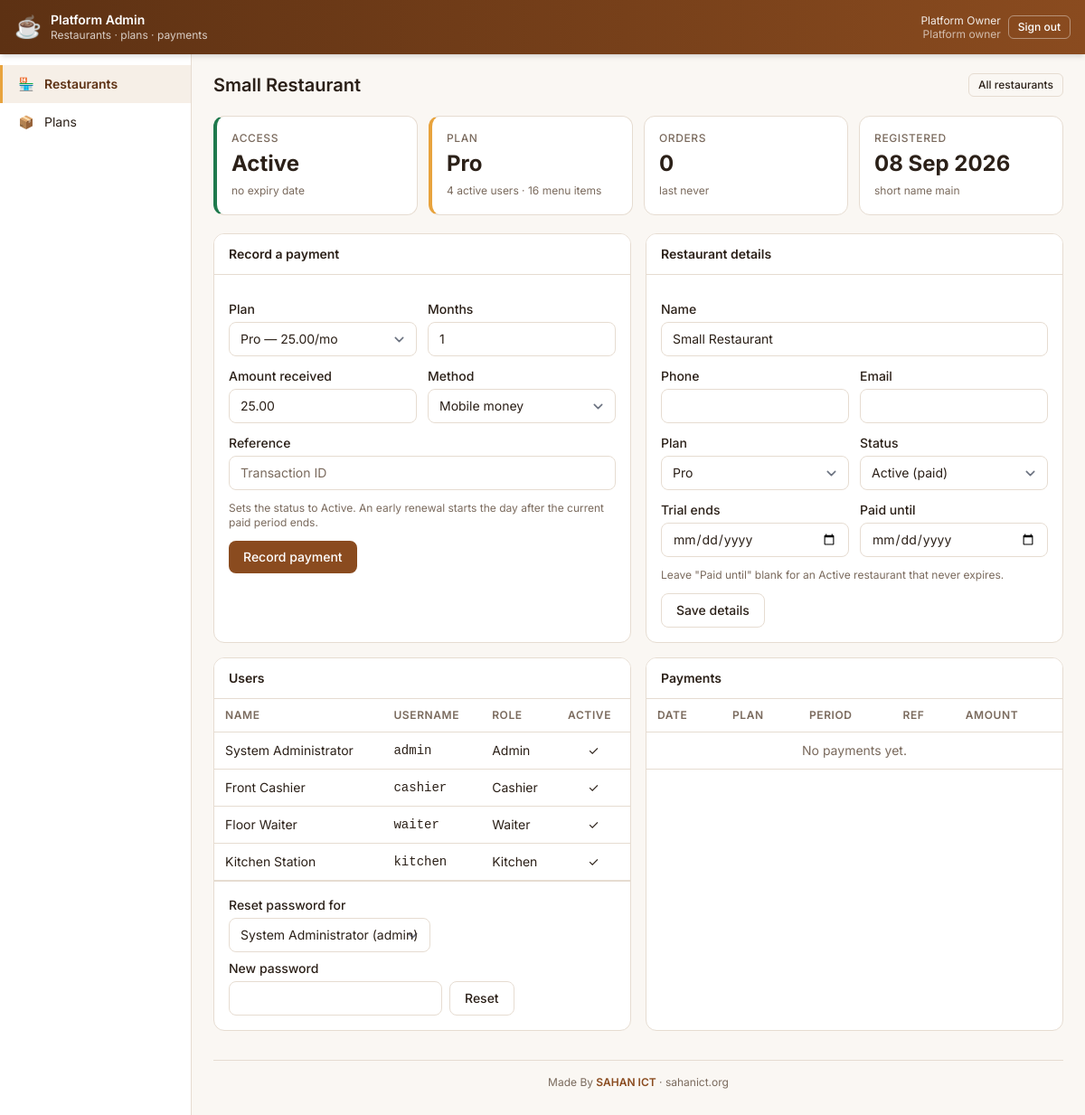
The page /platform/company.php?id=1 (signed in) on the database its author committed.
### tables this page shows
CREATE TABLE companies (
  id            INT UNSIGNED NOT NULL AUTO_INCREMENT PRIMARY KEY,
  name          VARCHAR(100) NOT NULL,
  slug          VARCHAR(40)  NOT NULL,
  phone         VARCHAR(40)  NULL,
  email         VARCHAR(120) NULL,
  plan_id       INT UNSIGNED NOT NULL,
   
  status        ENUM('trial','active','suspended') NOT NULL DEFAULT 'trial',
  trial_ends_at DATE         NULL,
  paid_until    DATE         NULL,
   
  order_seq     INT UNSIGNED NOT NULL DEFAULT 0,
  created_at    DATETIME     NOT NULL DEFAULT CURRENT_TIMESTAMP,
  UNIQUE KEY uq_companies_slug (slug),
  CONSTRAINT fk_companies_plan FOREIGN KEY (plan_id) REFERENCES plans(id) ON DELETE RESTRICT
);

CREATE TABLE plans (
  id             INT UNSIGNED NOT NULL AUTO_INCREMENT PRIMARY KEY,
  name           VARCHAR(50)  NOT NULL,
  price_month    DECIMAL(10,2) NOT NULL DEFAULT 0.00,
   
  max_users      INT UNSIGNED NULL,
  max_menu_items INT UNSIGNED NULL,
  is_active      TINYINT(1)   NOT NULL DEFAULT 1,
  sort_order     INT          NOT NULL DEFAULT 0
);

CREATE TABLE users (
  id            INT UNSIGNED NOT NULL AUTO_INCREMENT PRIMARY KEY,
  company_id    INT UNSIGNED NOT NULL,
  full_name     VARCHAR(100) NOT NULL,
  username      VARCHAR(50)  NOT NULL,
  password_hash VARCHAR(255) NOT NULL,
  role          ENUM('admin','cashier','waiter','kitchen') NOT NULL DEFAULT 'cashier',
  is_active     TINYINT(1)   NOT NULL DEFAULT 1,
  created_at    DATETIME     NOT NULL DEFAULT CURRENT_TIMESTAMP,
  UNIQUE KEY uq_users_username (username),
  KEY ix_users_role (role),
  KEY ix_users_company (company_id),
  CONSTRAINT fk_users_company FOREIGN KEY (company_id) REFERENCES companies(id) ON DELETE CASCADE
);

### core/helper_functions.php (called while the page is built, shortened)
<?php
function e(mixed $value): string
{
    return htmlspecialchars((string)$value, ENT_QUOTES | ENT_SUBSTITUTE, 'UTF-8');
}
function dt(?string $sqlDateTime, string $format = 'd M Y, g:i A'): string
{
    return date($format, strtotime($sqlDateTime));
}
function url(string $path = ''): string
{
    return BASE_URL . '/' . ltrim($path, '/');
}
function db_run(string $sql, array $params = []): mysqli_stmt
{
    global $conn;
    $stmt = $conn->prepare($sql);
    if ($params) {
        $types = '';
        foreach ($params as $p) {
            $types .= is_int($p) ? 'i' : (is_float($p) ? 'd' : 's');
        }
        $stmt->bind_param($types, ...$params);
    }
    $stmt->execute();
    return $stmt;
}
function db_all(string $sql, array $params = []): array
{
    return db_run($sql, $params)->get_result()->fetch_all(MYSQLI_ASSOC);
}
function db_one(string $sql, array $params = []): ?array
{
    $row = db_run($sql, $params)->get_result()->fetch_assoc();
    return $row ?: null;
}
function db_value(string $sql, array $params = []): mixed
{
    $row = db_run($sql, $params)->get_result()->fetch_row();
    return $row[0] ?? null;
}
function clean_utf8(string $value): string
{
    if ($value === '' || preg_match('//u', $value) === 1) {
        return $value;
    }
    return mb_convert_encoding($value, 'UTF-8', 'Windows-1252');
}
function get(string $key, string $default = ''): string
{
    return clean_utf8(trim((string)($_GET[$key] ?? $default)));
}
function company_term(array $c): array
{
    $until = $c['status'] === 'trial' ? $c['trial_ends_at'] : $c['paid_until'];
    if ($until === null) {
        return ['until' => null, 'days' => null];
    }
    $days = (int)floor((strtotime($until) - strtotime(date('Y-m-d'))) / 86400);
    return ['until' => $until, 'days' => $days];
}

### core/sessions.php (called while the page is built, shortened)
<?php
function company_access(array $c): string
{
    $today = date('Y-m-d');
    return match ($c['status']) {
        'suspended' => 'suspended',
        'trial'     => ($c['trial_ends_at'] !== null && $c['trial_ends_at'] < $today) ? 'trial_expired' : 'ok',
        default     => ($c['paid_until'] !== null && $c['paid_until'] < $today) ? 'expired' : 'ok',
    };
}
function platform_user(): ?array
{
    return $_SESSION['platform'] ?? null;
}

### platform/company.php (the view, shortened to what this page needs)
<?php
$id      = (int)(get('id') ?: post('id'));
$plans = db_all('SELECT * FROM plans ORDER BY sort_order, price_month');
$company  = db_one('SELECT c.*, p.name AS plan_name FROM companies c JOIN plans p ON p.id = c.plan_id WHERE c.id = ?', [$id]);
$access   = company_access($company);
$term     = company_term($company);
$users    = db_all('SELECT id, full_name, username, role, is_active, created_at FROM users WHERE company_id = ? ORDER BY role, full_name', [$id]);
$payments = db_all(
    'SELECT cp.*, p.name AS plan_name, a.full_name AS recorded_by_name
       FROM company_payments cp JOIN plans p ON p.id = cp.plan_id
  LEFT JOIN platform_admins a ON a.id = cp.recorded_by
      WHERE cp.company_id = ? ORDER BY cp.created_at DESC',
    [$id]
);
$activity = db_one(
    "SELECT COUNT(*) AS orders, COALESCE(SUM(CASE WHEN status = 'paid' THEN total END), 0) AS sales,
            MAX(created_at) AS last_order
       FROM orders WHERE company_id = ?",
    [$id]
);
$menuCount = (int)db_value('SELECT COUNT(*) FROM menu_items WHERE company_id = ?', [$id]);
$pageTitle = $company['name'];
$platform  = true;
$pageActions = '<a class="btn btn-outline btn-sm" href="' . url('platform/index.php') . '">All restaurants</a>';
require __DIR__ . '/../core/header.php';
?>
<div class="grid grid-cols-2 lg:grid-cols-4 gap-3 mb-5">
    <div class="stat-card <?= $access === 'ok' ? 'good' : 'bad' ?>">
        <div class="label">Access</div>
        <div class="value text-lg">
            <?= match ($access) { 'ok' => $company['status'] === 'trial' ? 'On trial' : 'Active',
                                  'suspended' => 'Suspended', default => 'Expired' } ?>
        </div>
        <small class="text-muted text-xs">
            <?php if ($term['until'] === null): ?>no expiry date
            <?php elseif ($term['days'] >= 0): ?><?= $term['days'] ?> day(s) left · <?= dt($term['until'], 'd M Y') ?>
            <?php else: ?>lapsed <?= -$term['days'] ?> day(s) ago · <?= dt($term['until'], 'd M Y') ?>
            <?php endif; ?>
        </small>
    </div>
    <div class="stat-card accent">
        <div class="label">Plan</div>
        <div class="value text-lg"><?= e($company['plan_name']) ?></div>
        <small class="text-muted text-xs"><?= count(array_filter($users, fn($u) => (int)$u['is_active'])) ?> active users · <?= $menuCount ?> menu items</small>
    </div>
    <div class="stat-card">
        <div class="label">Orders</div>
        <div class="value text-lg"><?= (int)$activity['orders'] ?></div>
        <small class="text-muted text-xs">last <?= $activity['last_order'] ? dt($activity['last_order'], 'd M Y') : 'never' ?></small>
    </div>
    <div class="stat-card">
        <div class="label">Registered</div>
        <div class="value text-lg"><?= dt($company['created_at'], 'd M Y') ?></div>
        <small class="text-muted text-xs">short name <?= e($company['slug']) ?></small>
    </div>
</div>
<div class="grid grid-cols-1 lg:grid-cols-2 gap-4 mb-4">
    <div class="card">
        <div class="card-header">Record a payment</div>
        <div class="card-body">
            <form method="post" class="space-y-3" id="payForm">
                <div class="grid grid-cols-2 gap-3">
                    <div>
                        <label class="label" for="pay_plan">Plan</label>
                        <select id="pay_plan" name="plan_id" class="input">
                            <?php foreach ($plans as $p): ?>
                                <option value="<?= (int)$p['id'] ?>" data-price="<?= e($p['price_month']) ?>"
                                    <?= (int)$p['id'] === (int)$company['plan_id'] ? 'selected' : '' ?>>
                                    <?= e($p['name']) ?> — <?= e(number_format((float)$p['price_month'], 2)) ?>/mo</option>
                            <?php endforeach; ?>
                        </select>
                    </div>
                    <div>
                        <label class="label" for="pay_months">Months</label>
                        <input type="number" id="pay_months" name="months" class="input" min="1" max="36" value="1">
                    </div>
                    <div>
                        <label class="label" for="pay_amount">Amount received</label>
                        <input type="number" id="pay_amount" name="amount" class="input" step="0.01" min="0">
                    </div>
                    <div>
                        <label class="label" for="pay_method">Method</label>
                        <select id="pay_method" name="method" class="input">
                            <option value="mobile">Mobile money</option>
                        </select>
                    </div>
                    <div class="col-span-2">
                        <label class="label" for="pay_ref">Reference</label>
                        <input type="text" id="pay_ref" name="reference" class="input" maxlength="100" placeholder="Transaction ID">
                    </div>
                </div>
                <p class="text-muted text-xs m-0">
                    Sets the status to Active. An early renewal starts the day after the current paid period ends.
                </p>
                <button class="btn btn-brand">Record payment</button>
            </form>
        </div>
    </div>
    <div class="card">
        <div class="card-header">Restaurant details</div>
        <div class="card-body">
            <form method="post" class="space-y-3">
                <div class="grid grid-cols-2 gap-3">
                    <div class="col-span-2">
                        <label class="label" for="c_name">Name</label>
                        <input type="text" id="c_name" name="name" class="input" maxlength="100" value="<?= e($company['name']) ?>" required>
                    </div>
                    <div>
                        <label class="label" for="c_phone">Phone</label>
                        <input type="text" id="c_phone" name="phone" class="input" maxlength="40" value="<?= e($company['phone'] ?? '') ?>">
                    </div>
                    <div>
                        <label class="label" for="c_email">Email</label>
                        <input type="email" id="c_email" name="email" class="input" maxlength="120" value="<?= e($company['email'] ?? '') ?>">
                    </div>
                    <div>
                        <label class="label" for="c_plan">Plan</label>
                        <select id="c_plan" name="plan_id" class="input">
                            <?php foreach ($plans as $p): ?>
                                <option value="<?= (int)$p['id'] ?>" <?= (int)$p['id'] === (int)$company['plan_id'] ? 'selected' : '' ?>><?= e($p['name']) ?></option>
                            <?php endforeach; ?>
                        </select>
                    </div>
                    <div>
                        <label class="label" for="c_status">Status</label>
                        <select id="c_status" name="status" class="input">
                            <?php foreach (['trial' => 'Trial', 'active' => 'Active (paid)', 'suspended' => 'Suspended'] as $k => $label): ?>
                                <option value="<?= $k ?>" <?= $company['status'] === $k ? 'selected' : '' ?>><?= $label ?></option>
                            <?php endforeach; ?>
                        </select>
                    </div>
                    <div>
                        <label class="label" for="c_trial">Trial ends</label>
                        <input type="date" id="c_trial" name="trial_ends_at" class="input" value="<?= e($company['trial_ends_at'] ?? '') ?>">
                    </div>
                    <div>
                        <label class="label" for="c_paid">Paid until</label>
                        <input type="date" id="c_paid" name="paid_until" class="input" value="<?= e($company['paid_until'] ?? '') ?>">
                    </div>
                </div>
                <p class="text-muted text-xs m-0">Leave "Paid until" blank for an Active restaurant that never expires.</p>
                <button class="btn btn-outline">Save details</button>
            </form>
        </div>
    </div>
</div>
<div class="grid grid-cols-1 lg:grid-cols-2 gap-4">
    <div class="card">
        <div class="card-header">Users</div>
        <table class="tbl">
            <thead><tr><th>Name</th><th>Username</th><th>Role</th><th class="text-center">Active</th></tr></thead>
            <tbody>
            <?php foreach ($users as $u): ?>
                <tr>
                    <td><?= e($u['full_name']) ?></td>
                    <td class="font-mono text-sm"><?= e($u['username']) ?></td>
                    <td><?= e(ucfirst($u['role'])) ?></td>
                    <td class="text-center"><?= (int)$u['is_active'] ? '✓' : '<span class="text-muted">—</span>' ?></td>
                </tr>
            <?php endforeach; ?>
            </tbody>
        </table>
        <div class="card-body border-t border-line">
            <form method="post" class="flex flex-wrap gap-2 items-end">
                <div>
                    <label class="label" for="pw_user">Reset password for</label>
                    <select id="pw_user" name="user_id" class="input">
                        <?php foreach ($users as $u): ?>
                            <option value="<?= (int)$u['id'] ?>"><?= e($u['full_name'] . ' (' . $u['username'] . ')') ?></option>
                        <?php endforeach; ?>
                    </select>
                </div>
                <div>
                    <label class="label" for="pw_new">New password</label>
                    <input type="text" id="pw_new" name="password" class="input" minlength="6" required autocomplete="off">
                </div>
                <button class="btn btn-outline">Reset</button>
            </form>
        </div>
    </div>
    <div class="card">
        <div class="card-header">Payments</div>
        <table class="tbl">
            <thead><tr><th>Date</th><th>Plan</th><th>Period</th><th>Ref</th><th class="text-right">Amount</th></tr></thead>
            <tbody>
            <?php if (!$payments): ?>
                <tr><td colspan="5" class="text-center text-muted py-8">No payments yet.</td></tr>
            <?php endif; ?>
            </tbody>
        </table>
    </div>
</div>
<?php require __DIR__ . '/../core/footer.php'; ?>

### core/header.php (shortened to what this page needs)
<?php
$pageTitle = $pageTitle ?? 'Dashboard';
$layout    = $layout    ?? 'app';
$platform  = $platform ?? false;
$u         = $platform ? null : current_user();
$brandName = $platform ? 'Platform Admin' : setting('shop_name', 'Small Restaurant');
$brandTag  = $platform ? 'Restaurants · plans · payments' : setting('shop_tagline', 'Tea & Food');
?>
<!DOCTYPE html>
<html lang="en">
<head>
    <link rel="stylesheet" href="<?= url('assets/css/app.css') ?>">
</head>
<body class="bg-[#faf7f3] text-ink font-sans antialiased layout-<?= e($layout) ?>">
<?php if ($layout !== 'blank'): ?>
<nav class="topbar h-[60px] bg-gradient-to-r from-brand-dark to-brand text-white flex items-center justify-between px-4 sticky top-0 z-30 shadow-md">
    <div class="flex items-center gap-2.5 text-sm leading-tight">
        <span class="text-2xl">☕</span>
        <span>
            <strong class="font-semibold"><?= e($brandName) ?></strong>
            <small class="block opacity-75 text-xs"><?= e($brandTag) ?></small>
        </span>
    </div>
    <div class="flex items-center gap-2">
        <?php if ($platform && platform_user()): ?>
            <span class="text-xs leading-tight text-right opacity-90">
                <?= e(platform_user()['full_name']) ?><br>
                <span class="opacity-70">Platform owner</span>
            </span>
            <a class="btn btn-outline btn-sm border-white/40 text-white hover:bg-white/10" href="<?= url('platform/logout.php') ?>">Sign out</a>
        <?php endif; ?>
    </div>
</nav>
<?php endif; ?>
<?php if ($layout === 'app'): ?>
<div class="flex items-stretch min-h-[calc(100vh-60px)]">
    <main class="flex-1 min-w-0 px-6 py-5 flex flex-col justify-between">
        <div class="flex-1">
            <div class="flex items-center justify-between gap-3 mb-5 flex-wrap">
                <h1 class="text-xl font-semibold m-0"><?= e($pageTitle) ?></h1>
                <?php if (!empty($pageActions)) echo $pageActions; ?>
            </div>
<?php elseif ($layout === 'wide'): ?>
    <main class="p-3 min-h-[calc(100vh-60px)] flex flex-col justify-between">
        <div class="flex-1">
            <?= render_flashes() ?>
<?php else: ?>
    <main>
<?php endif; ?>

### rows shown on the page
companies: name "Small Restaurant", status+paid_until "Active", plan.name "Pro", created_at "08 Sep 2026", slug "main", plan_id "Pro — 25.00/mo", plan_id "Pro", status "Active (paid)"
users: full_name "System Administrator", username "admin", role "Admin"
users: full_name "Front Cashier", username "cashier", role "Cashier"
users: full_name "Floor Waiter", username "waiter", role "Waiter"
users: full_name "Kitchen Station", username "kitchen", role "Kitchen"

### other values the page prints
$brandName "Platform Admin"
$brandTag "Restaurants · plans · payments"
platform_user()['full_name'] "Platform Owner"
$icon "🏪"
$label "Restaurants"
$icon "📦"
$label "Plans"
count(array_filter($users, fn($u) => (int)$u['is_active'])) "4"
$menuCount "16"
$activity['orders'] "0"
form field user_id "System Administrator (admin)"
